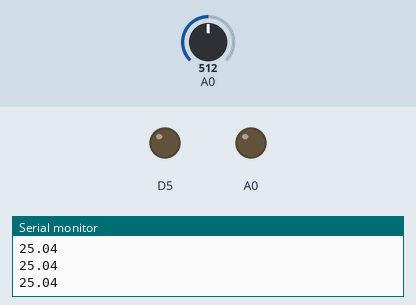
Simulated run of this sketch. Board: ESP8266 (NodeMCU). Parts: output pins drawn as LEDs (lit = HIGH), the last lines printed to the serial monitor. The inputs (shaded band) are chosen by the test bench; at power-on: A0 = 512. WiFi joins after 1.5 s; servers stay silent unless stated.

Above: at 2.7 s.
2.8 s: A0 set to 486
4.3 s: A0 set to 460
At 5.2 s:
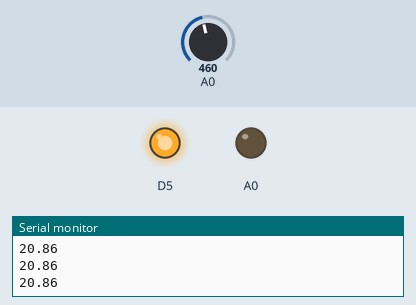
7.3 s: A0 set to 511
At 8.4 s:
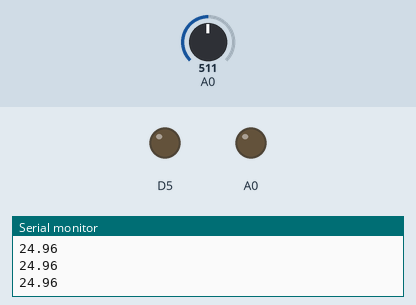
8.8 s: A0 set to 306
At 9.8 s:
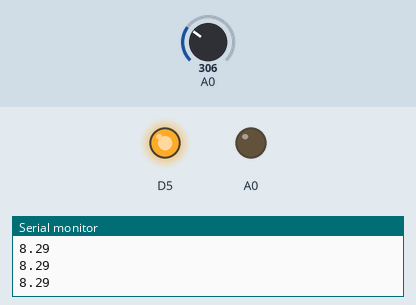
Timing chart, 0 to 11.3 s (numbered marks = the images above; inputs shaded):
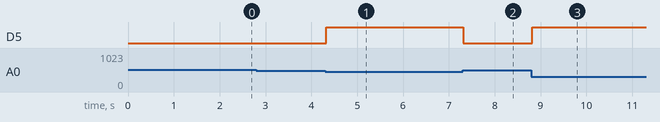

The sketch:

serveur.cpp.ino
```cpp
#include "Classe.h"
#include <Arduino.h>
#include <iostream>
#include <map>
#include <list>
#include <string>
using namespace std;
// Load Wi-Fi library
#include "ESP8266WiFi.h"


///////////////////////////////////Déclaration des variables

int compteur=100;
bool premier = true;

float tempwanted = 22.0;

actionneur relais(D5);                                                   //

// Set web server port number to 80
WiFiServer UnServeur(80);
serveur monServeur(UnServeur);

capteur captemp(A0);

void setup() {

  //---------------------------------------------------------------------------------------------------Wifi infos
  // on créer une liste de réseau wifi pour lesquels on stock le nom, le mdp et des infos sur le type de réseau
  // Ainsi on peut stocker les réseaux fréquemment utiliser pour changer facilement de cible de connextion
  std::map<String,String> network1;
  std::map<String,String> network2;
  std::map<String, String>::iterator it;

  network1["1-SSID"]="12";
  network1["2-PASSWORD"]="Lenny2308";
  network1["3-INFOS"]="point d'acces mobile de lenny";

  network2["1-SSID"]="NASA";
  network2["2-PASSWORD"]="0000";
  network2["3-INFOS"]="réseau de la NASA il me semble";

  list<std::map<String,String>> networks;
  list<std::map<String,String>>::iterator list_it;

  networks.push_back(network1);
  networks.push_back(network2);

//-----------------------------------------------------------------------------------------------------
//Setup BW
  Serial.begin(115200);

//-----------------------------------------------Setup pins
  relais.setStatut(LOW);

//-----------------------------------------------------------------------------------------------------
//Connect to Wi-Fi network with SSID and PASSWORD

  list_it = networks.begin();
  it = (*list_it).begin();


  try{
    reseau monReseau(it);

    it = (*list_it).begin();

    monReseau.connection();

// Print local IP address
    monReseau.printIPAddress();

// Start Web Server
    monServeur.startServeur();
  }
  catch(int e){
    if (e==ConnectionFailed){
      Serial.println("The connection has failed after 30 attempts");
    }
    exit(-1);
  }
}

void loop(){
  try{
    compteur ++;

    delay(10);
    if (captemp < tempwanted){
        relais.setStatut(HIGH);
      }
      else{
        relais.setStatut(LOW);
      }
// Create a client and listen for incoming clients
    monServeur.serveurListen();

// Wait a client
    if(monServeur.waitClient()){

// A new client is connected, get the request
      monServeur.setRequest();

// -----------------------------------requete de temperature

      if ((monServeur.getRequest()).indexOf("/moins") != -1) {
        tempwanted--;
        monServeur.killRequest();
      }
      if ((monServeur.getRequest()).indexOf("/plus") != -1){
        tempwanted++;
        monServeur.killRequest();
      }
      if (tempwanted>35 or tempwanted<20){
        throw OutOfRange;
      }

// Display GPIO status
      if (premier){
        premier = false;
        monServeur.createHTML(captemp.getTemperature(), tempwanted);
      }

//    if (compteur >10){
//      compteur = 0;
//
//      monServeur.replaceValues(captemp.getTemperature(), tempwanted);
//    }
    }
    else{
      premier=true;
    }
  }
  catch(int e){
    if (e==OutOfRange){
      Serial.println("Temperature wanted is not reachable. Therefor, it has been reset to default value: 30.0 °C.");
      tempwanted=30.0;
    }
  }
  Serial.println(captemp.getTemperature());
}

//requete de type 192.168.43.199/moins
```

Classe.cpp
```cpp
#include "Classe.h"

composant::composant(int P) : pin (P){
}

void composant::setPin(int P){
  pin=P;
}

int composant::getPin(){
  return pin;
}

actionneur::actionneur(int P) : composant(P){
  statut = 0;
  pinMode(pin, OUTPUT);
  digitalWrite(pin, statut);
}

void actionneur::setStatut(int S){
  statut=S;
  digitalWrite(pin, statut);
}

int actionneur::getStatut(){
  return statut;
}

capteur::capteur(int P):composant(P){
  B=4275;
  R0=100000;
  pinMode(pin, OUTPUT);
  getTemperature();
}

float capteur::getTemperature(){
  int a = analogRead(pin);
  float R= 1023.0/a-1.0;
  R = R0*R;
  temperature=1.0/(log(R/R0)/B+1/298.15)-273.15;
  return temperature;
}

boolean capteur::operator < (float T){
  return((this->temperature)<T);
}
boolean capteur::operator > (float T){
  return((this->temperature)>T);
}

reseau::reseau(std::map<String, String>::iterator it){
  ssid = it->second;
  it++;
  password = it->second;
  it++;
  infos = it->second;
}

void reseau::connection(){
  Serial.print("Connecting to ");
  Serial.println(ssid);   //SSID
  WiFi.begin(ssid, password);  //SSID , PASSWORD

  Serial.print(" \n Network info ");
  Serial.print(infos);  //INFOS
  int Attempts=0;

  while ((WiFi.status() != WL_CONNECTED)) {
    delay(500);
    Serial.print("a");
    Attempts++;
    if (Attempts>=30){
      throw ConnectionFailed;
    }
  }
}

void reseau::printIPAddress(){
  Serial.println("b");
  Serial.println("WiFi connected at IP address:");
  Serial.println(WiFi.localIP());
}

serveur::serveur(WiFiServer S):server(S){
}
void serveur::startServeur(){
  server.begin();
}
void serveur::serveurListen(){
  if (!client) client = server.available();
}
boolean serveur::waitClient(){
  return client.available();
}
void serveur::setRequest(){
  request = client.readStringUntil('\r');
  Serial.println(request);
}
void serveur::killRequest(){
  request="";
}
String serveur::getRequest(){
  return request;
}

void serveur::createHTML(float TempSensor, float TempWanted){
  client.println("HTTP/1.1 200 OK");
  client.println("Content-Type: text/html");
  client.println("Connection: keep-alive");
  client.println("");

     //-------------------------------------------------------------------------------DOC HTML

  client.println("<!DOCTYPE html>");
      client.println("<html>");
      client.println("<head>         <meta charset=\"utf-8\" />         <title>gestion de la température</title>         <style>       #grad1 {        height: 100%;         background-color: orange;         background: linear-gradient(13deg,#E78B2A, #E1563B);        border: 1px solid;        width : 90%;        height : 500px;         cellpadding : 5px;        cellspacing : 5px;        padding: 20px;        border-radius: 25px;        text-align: center;               }       #grad0 {        height: 100%;         background-color: #2A2727;        background: linear-gradient( #2A2727, #030202);             }             td {      border-width:2px;       border-style:solid;       border-color:black;       width:50%;      }             th {      border-width:2px;       border-style:solid;       border-color:#262423;       width:50%;      }           </style>     </head>      <body id = \"grad0\">     <FONT size=\"6\" face=\"Verdana\">      <table id = \"grad1\" align = \"center\">         <thead>           <tr>            <th colspan=\"2\">Gestion de la température de la boite</th>          </tr>         </thead>        <tbody>           <tr>            <td>TEMP <a href=\\\"/moins\\\" style=\"color:#F7C482\">-</a><br></td>            <td>TEMP <a href=\\\"/plus\\\" style=\"color:#F7C482\">+</a><br></td>           </tr>           <tr id =\"parenttempc\">            <td>Température Cible</td>            <td id=\"tempc\">");

      client.println(TempWanted);

      client.println("   °C</td>           </tr>           <tr id = \"parenttempa\">            <td>Température actuelle</td>             <td id =\"tempa\">");

      client.println(TempSensor);

      client.println("   °C</td>           </tr>         </tbody>      </table>    </FONT><BR>     </body>");
      //client.println("</html>");

      //-------------------------------------------------------------------------------FIN DOC HTML
      Serial.println("");
}

void serveur::replaceValues(float TempSensor, float TempWanted){
  client.println("<script>  var td1 = document.getElementById(\'tempc\');   td1.parentNode.removeChild(td1);     var tr1 = document.getElementById(\'parenttempc\');     var td2 = document.createElement(\'td\');     td2.setAttribute(\"id\",\"tempc\");     tr1.appendChild(td2);     var tdText = document.createTextNode(\"");
  client.println(TempWanted);
  client.println(" °C\");     td2.appendChild(tdText);               var td3 = document.getElementById(\'tempa\');   td3.parentNode.removeChild(td3);     var tr2 = document.getElementById(\'parenttempa\');     var td4 = document.createElement(\'td\');     td4.setAttribute(\"id\",\"tempa\");     tr2.appendChild(td4);     tdText = document.createTextNode(\"");
  client.println(TempSensor);
  client.println("test °C\");     td4.appendChild(tdText);      </script>");
}
```

Classe.h
```cpp
#include <iostream>
#include <string>
#include <map>
#include <list>
#include "ESP8266WiFi.h"
using namespace std;

#if defined(ARDUINO_ARCH_AVR)
#define debug  Serial
#elif defined(ARDUINO_ARCH_SAMD) ||  defined(ARDUINO_ARCH_SAM)
#define debug  SerialUSB
#else
#define debug  Serial
#endif

const int OutOfRange=1;
const int ConnectionFailed=2;

class composant{
 protected:
  int pin;
 public:
  composant();
  composant(int P);

  int getPin();
  void setPin(int P);

  virtual ~composant(){};

};


class actionneur : public composant{
  public :
  actionneur(int pin);

  int getStatut();
  void setStatut(int val);

  ~actionneur(){};

  private :
  int statut;
};

class capteur : public composant{
  public :
  capteur(int P);
  ~capteur(){};

  float getTemperature();

  boolean operator < (float T);
  boolean operator > (float T);

  private :
  float temperature;
  int B;
  int R0;

};

class reseau{
  private:
  String ssid;
  String password;
  String infos;

  public:
  reseau(std::map<String, String>::iterator it);

  void connection();

  void printIPAddress();
};

class serveur{
  private:
  WiFiServer server;
  String request;
  WiFiClient client;
  public:
  serveur(WiFiServer S);
  void startServeur();
  void serveurListen();
  boolean waitClient();
  void setRequest();
  void killRequest();
  String getRequest();

  void createHTML(float TempSensor, float TempWanted);
  void replaceValues(float TempsSensor, float TempWanted);
};
```

Measured:
- the behaviour switches between 475 and 474 on A0 (found by bisection; images 0 and 1)
- after the input at 4.3 s, D5: LOW → HIGH at once
- after the input at 7.3 s, D5: HIGH → LOW at once
- after the input at 8.8 s, D5: LOW → HIGH at once
